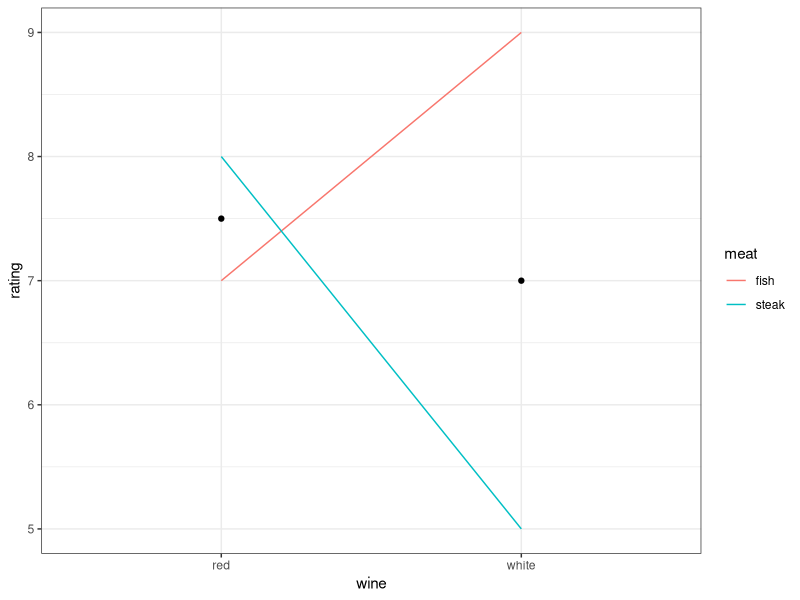

Recreate this plot in R.
## ---- chunk 1
# Basic knit settings
knitr::opts_chunk$set(
  warning = FALSE,
  message = FALSE,
  comment = "#>",
  fig.retina = 3,
  fig.path = "figs/"
)

library(tidyverse)
## ---- chunk 2
data <- tribble(
    ~meat,   ~wine,   ~rating,
    "steak", "red",    8,
    "steak", "white",  5,
    "fish", "red",     7,
    "fish", "white",   9
)
## ---- chunk 3
wine_red <- data %>% 
    filter(wine == "red") %>%
    pull(rating)
wine_white <- data %>% 
    filter(wine == "white") %>%
    pull(rating)

mean(wine_red) - mean(wine_white)
## ---- chunk 4
meat_steak <- data %>% 
    filter(meat == "steak") %>%
    pull(rating)
meat_fish <- data %>% 
    filter(meat == "fish") %>%
    pull(rating)

mean(meat_steak) - mean(meat_fish)
## ---- chunk 5
wine_red_fish <- data %>%
    filter(wine == "red", meat == "fish") %>%
    pull(rating)
wine_red_steak <- data %>%
    filter(wine == "red", meat == "steak") %>%
    pull(rating)
wine_white_fish <- data %>% 
    filter(wine == "white", meat == "fish") %>%
    pull(rating)
wine_white_steak <- data %>% 
    filter(wine == "white", meat == "steak") %>%
    pull(rating)

((wine_red_steak - wine_red_fish) - (wine_white_steak - wine_white_fish)) / 2
## ---- chunk 6
ggplot(data) + 
    geom_line(aes(x = wine, y = rating, group = meat, color = meat)) + 
    geom_point(
        data = data %>% 
            group_by(wine) %>% 
            summarise(rating = mean(rating)), 
        aes(x = wine, y = rating)) +
    theme_bw()
